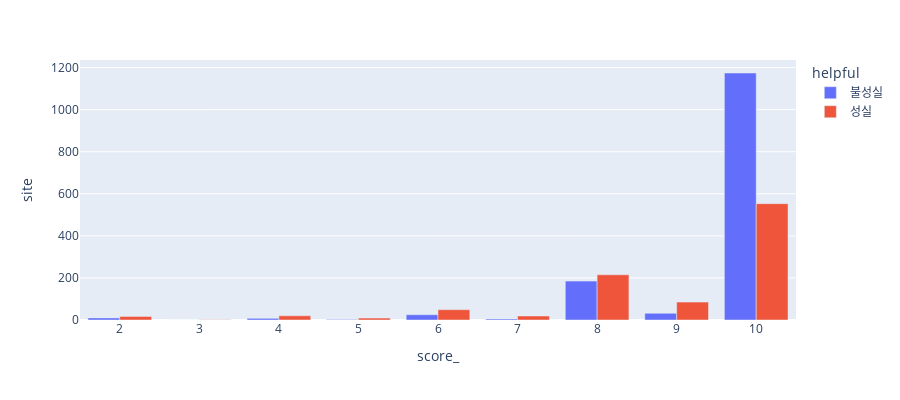

Notebook code for this chart:
### Code cell
fig = px.bar(g, x = 'score_', y = 'site',
            color = 'helpful', barmode = 'group',
            height = 400)
fig.update_layout(xaxis_type = 'category')
fig.show()

### Figure 1 — Plotly figure (JSON) as saved in the notebook; plotly's stock layout.template omitted (floating-point values rounded to 4 significant figures)
{"data": [{"alignmentgroup": "True", "hovertemplate": "helpful=불성실<br>score_=%{x}<br>site=%{y}<extra></extra>", "legendgroup": "불성실", "marker": {"color": "#636efa"}, "name": "불성실", "offsetgroup": "불성실", "orientation": "v", "showlegend": true, "textposition": "auto", "type": "bar", "x": [2, 3, 4, 5, 6, 7, 8, 9, 10], "xaxis": "x", "y": [10, 0, 8, 2, 25, 5, 185, 32, 1174], "yaxis": "y"}, {"alignmentgroup": "True", "hovertemplate": "helpful=성실<br>score_=%{x}<br>site=%{y}<extra></extra>", "legendgroup": "성실", "marker": {"color": "#EF553B"}, "name": "성실", "offsetgroup": "성실", "orientation": "v", "showlegend": true, "textposition": "auto", "type": "bar", "x": [2, 3, 4, 5, 6, 7, 8, 9, 10], "xaxis": "x", "y": [17, 1, 20, 9, 49, 19, 215, 85, 553], "yaxis": "y"}], "layout": {"barmode": "group", "height": 400, "legend": {"title": {"text": "helpful"}, "tracegroupgap": 0}, "margin": {"t": 60}, "xaxis": {"anchor": "y", "domain": [0, 1], "title": {"text": "score_"}, "type": "category"}, "yaxis": {"anchor": "x", "domain": [0, 1], "title": {"text": "site"}}}}
